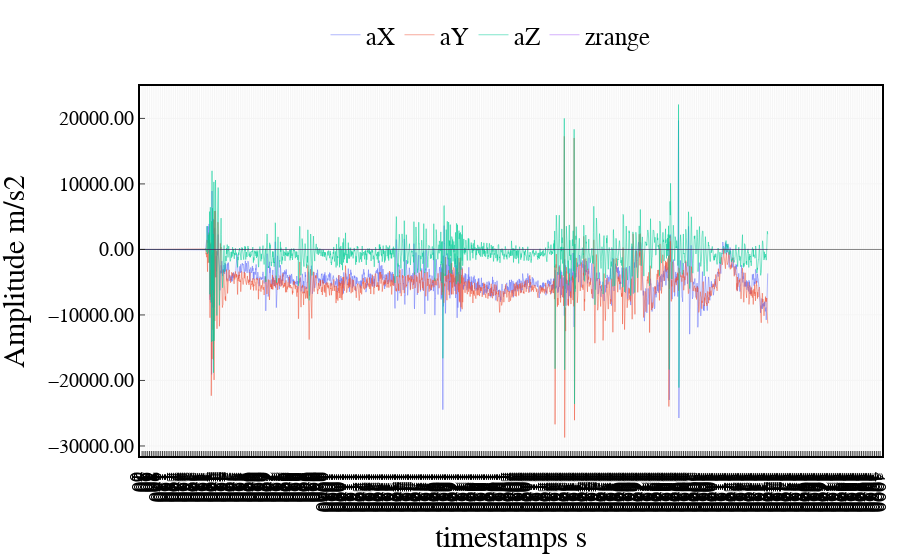

Here is the notebook cell this chart was saved with:
### Code cell
import scipy.signal as signal_p

# Define filter parameters
fs = 100  # Sampling frequency
fc = 40  # Cutoff frequency
order = 6  # Filter order
# Create low-pass Butterworth filter
b, a = signal_p.butter(order, fc / (fs / 2), btype='low')

# Apply filter to signal data
signalf = signal_p.filtfilt(b, a, imu_data[:,:11], axis=0)
timestamp = np.asarray(list(range(4000)))
fig = go.Figure()
fig.add_trace(go.Scatter(x=timestamp, y=signalf[:,7]-signalf[:,6],
                    mode='lines',
                    line=dict(width=0.5),
                    name='aX'))
fig.add_trace(go.Scatter(x=timestamp, y=signalf[:,9]-signalf[:,6],
                    mode='lines',
                    line=dict(width=0.5),
                    name='aY'))
fig.add_trace(go.Scatter(x=timestamp, y=signalf[:,8]-signalf[:,6],
                    mode='lines',
                    line=dict(width=0.5),
                    name='aZ'))

fig.add_trace(go.Scatter(x=timestamp, y=imu_data[:,-1]/1000,
                    mode='lines',
                    line=dict(width=0.5),
                    name='zrange'))


# # Add a rectangle to the plot
# fig.add_shape(type='rect',
#               x0=0,
#               y0=-2,
#               x1=10,
#               y1=2,
#               line=dict(color='blue', width=0.5),
#             #   fillcolor='lightblue',
#               opacity=0.5)

fig.add_shape(type='line',
                x0=0,
                y0=0,
                x1=timestamp[-1].astype(float),
                y1=0,
                line=dict(color='black', width=0.5),
            #   fillcolor='lightblue',
                opacity=1)

    
    


fig.update_layout(xaxis_title='timestamps s',
                        yaxis_title='Amplitude m/s2',
                        font=dict(size=25, family='Arial', color='rgb(0, 0, 0)'),
                        margin={'l': 15, 'r': 15, 't': 15, 'b': 15},
                        # width=1000, height=400,
                        legend=dict(
                            yanchor="top",
                            y=1.2,
                            xanchor="left",
                            x = 0.25,
                            font=dict(
                                family='Arial',
                                size=25,
                                color='rgb(0, 0, 0)',
                            ),
                            orientation="h",
                            # bordercolor="Black",
                            # borderwidth=1
                        ),
                        plot_bgcolor='rgb(255,255,255)',
                        xaxis=dict(
                            showline=True,
                            linecolor='rgb(0, 0, 0)',
                            linewidth=2,
                            ticks='inside',
                            tickfont=dict(
                                family='Arial',
                                size=20,
                                color='rgb(0, 0, 0)',
                            ),
                            tick0 = 150,
                            dtick = 10,
                            gridcolor='rgb(245, 245, 245)',
                            mirror=True
                        ),
                        yaxis=dict(
                            # range = [0, 1],
                            showline=True,
                            linecolor='rgb(0, 0, 0)',
                            linewidth=2,
                            ticks='inside',
                            tickfont=dict(
                                family='Arial',
                                size=20,
                                color='rgb(0, 0, 0)',
                            ),
                            tickformat='.2f',   # y轴刻度分辨率
                            gridcolor='rgb(245, 245, 245)',
                            mirror=True
                        ),
        )

fig.show()

### Figure 1 — Plotly figure (JSON) as saved in the notebook; plotly's stock layout.template omitted (floating-point values rounded to 4 significant figures; data arrays with more than 128 entries replaced by an {"elided": "..."} marker saying what was removed)
{"data": [{"line": {"width": 0.5}, "mode": "lines", "name": "aX", "type": "scatter", "x": {"elided": "4000 int values"}, "y": {"elided": "3385 float values"}}, {"line": {"width": 0.5}, "mode": "lines", "name": "aY", "type": "scatter", "x": {"elided": "4000 int values"}, "y": {"elided": "3385 float values"}}, {"line": {"width": 0.5}, "mode": "lines", "name": "aZ", "type": "scatter", "x": {"elided": "4000 int values"}, "y": {"elided": "3385 float values"}}, {"line": {"width": 0.5}, "mode": "lines", "name": "zrange", "type": "scatter", "x": {"elided": "4000 int values"}, "y": {"elided": "3385 float values"}}], "layout": {"font": {"color": "rgb(0, 0, 0)", "family": "Arial", "size": 25}, "legend": {"font": {"color": "rgb(0, 0, 0)", "family": "Arial", "size": 25}, "orientation": "h", "x": 0.25, "xanchor": "left", "y": 1.2, "yanchor": "top"}, "margin": {"b": 15, "l": 15, "r": 15, "t": 15}, "plot_bgcolor": "rgb(255,255,255)", "shapes": [{"line": {"color": "black", "width": 0.5}, "opacity": 1, "type": "line", "x0": 0, "x1": 3999, "y0": 0, "y1": 0}], "xaxis": {"dtick": 10, "gridcolor": "rgb(245, 245, 245)", "linecolor": "rgb(0, 0, 0)", "linewidth": 2, "mirror": true, "showline": true, "tick0": 150, "tickfont": {"color": "rgb(0, 0, 0)", "family": "Arial", "size": 20}, "ticks": "inside", "title": {"text": "timestamps s"}}, "yaxis": {"gridcolor": "rgb(245, 245, 245)", "linecolor": "rgb(0, 0, 0)", "linewidth": 2, "mirror": true, "showline": true, "tickfont": {"color": "rgb(0, 0, 0)", "family": "Arial", "size": 20}, "tickformat": ".2f", "ticks": "inside", "title": {"text": "Amplitude m/s2"}}}}
